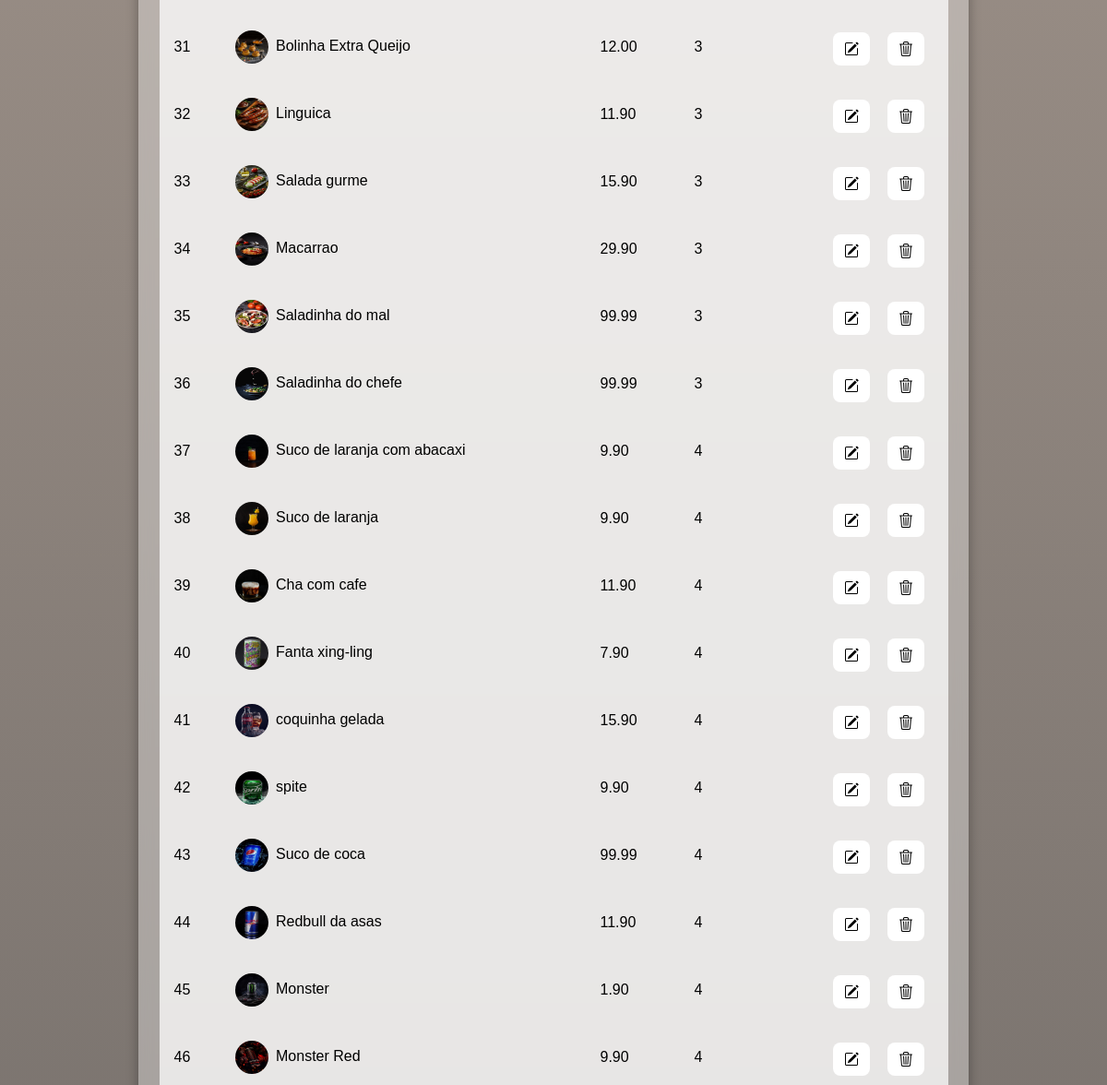
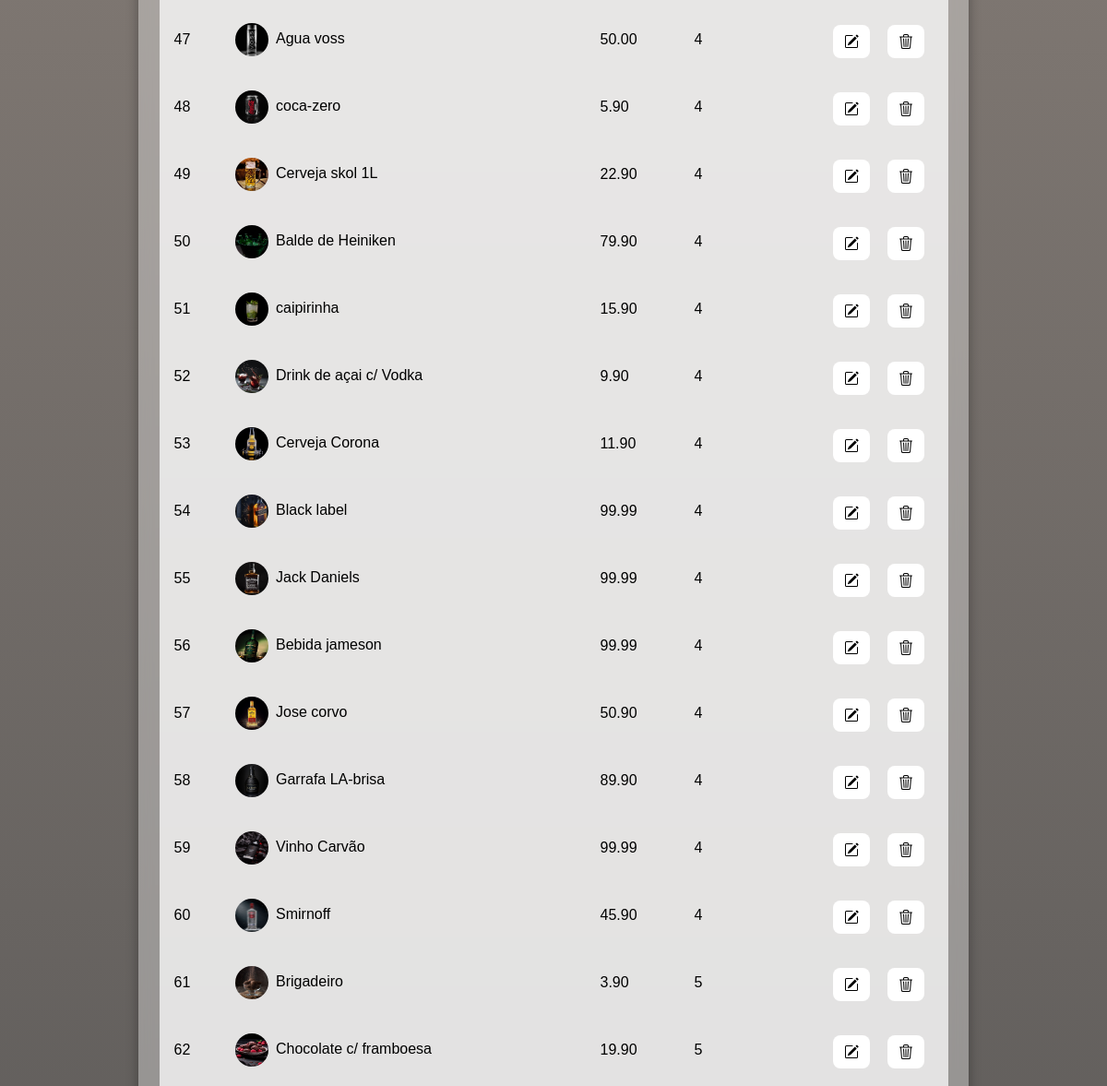
Before: /ListagemProdutos.php (middle part) with the older database file (2 pictures, top to bottom).
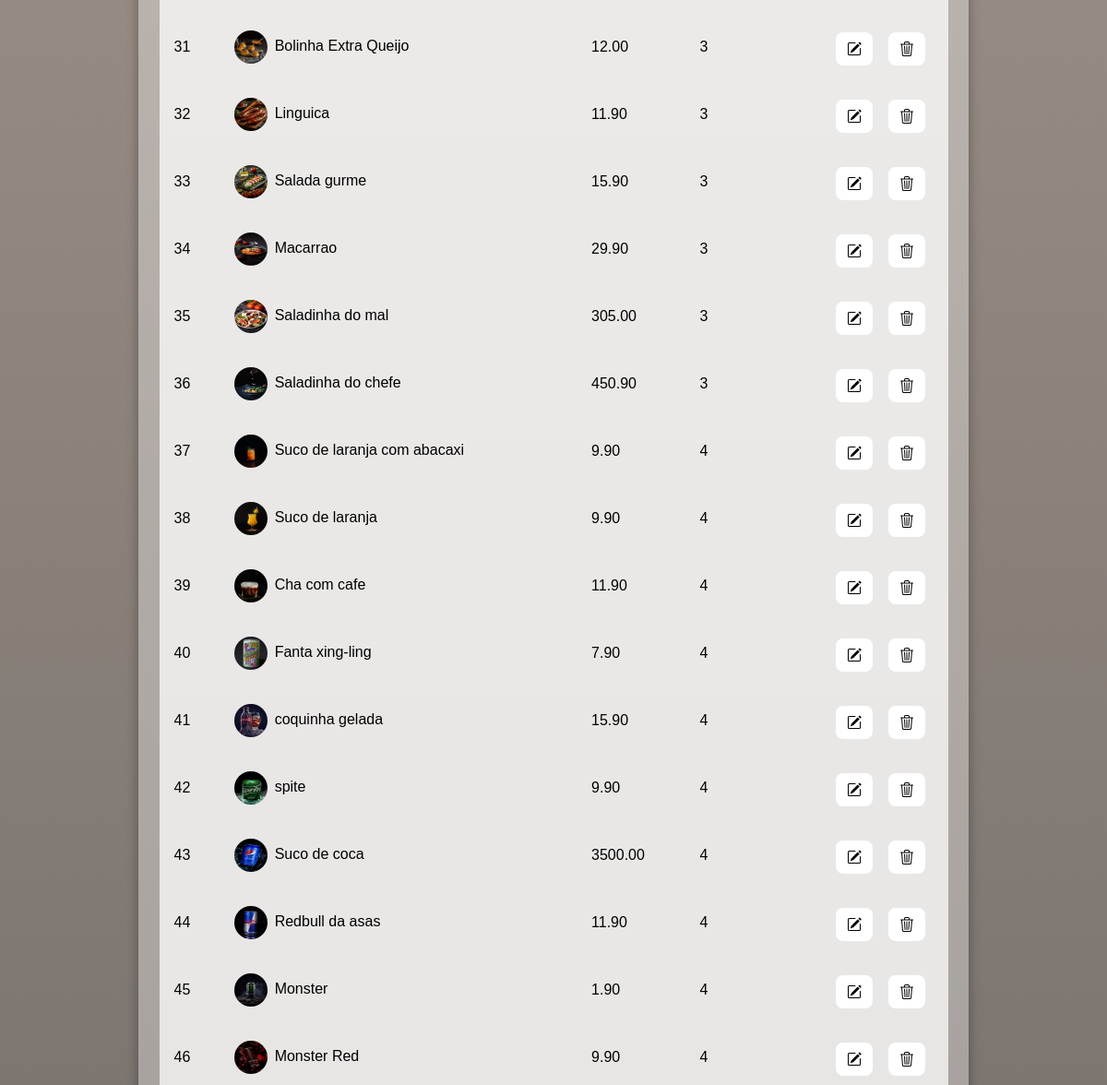
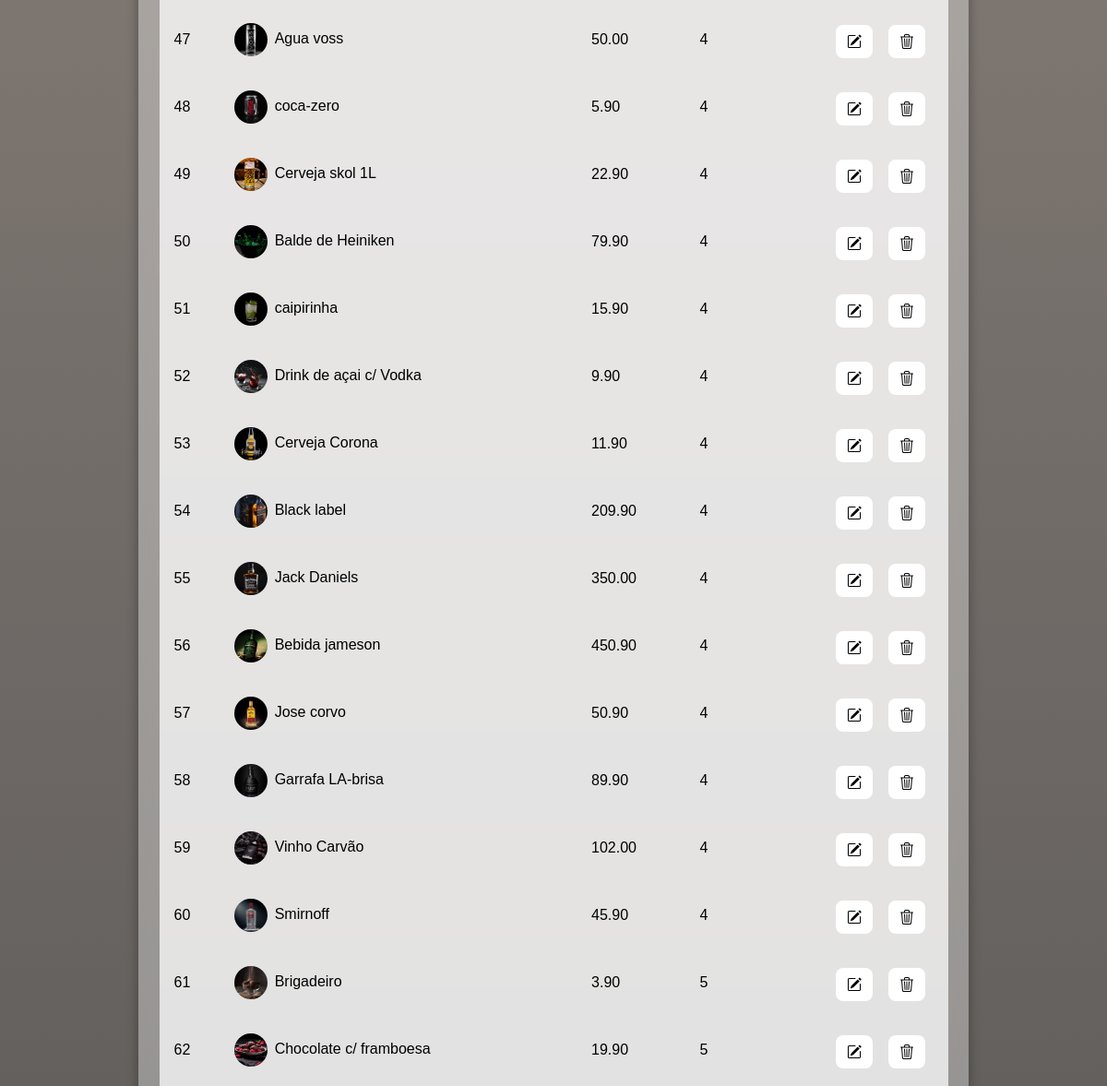
After: the same page with the newer database file (2 pictures, top to bottom).
### tables this page shows
CREATE TABLE tb_produtos (
    id INT AUTO_INCREMENT PRIMARY KEY,
    titulo VARCHAR(150),
    preco DECIMAL(6, 2),
    imagem VARCHAR(200),
    categoria INT,
    descricao VARCHAR(255)
);

### classe/Produto.php (called while the page is built, shortened)
<?php
class Produto
{
    public function ListarProdutos()
    {
        $conn = new PDO("mysql:host=62.72.62.1;dbname=u687609827_gui", "u687609827_gui", "Ou]Q||Jr^7H");
        $scriptListagemProduto = "SELECT * FROM tb_produtos";
        $resultadoListagemProduto = $conn->query($scriptListagemProduto)->fetchAll();
        return $resultadoListagemProduto;
    }
}

### ListagemProdutos.php (the view, shortened to what this page needs)
<?php
require './classe/Produto.php';
$produto = new Produto();
$dados = $produto->ListarProdutos();
?>
<!DOCTYPE html>
<html lang="pt-br">
<head>
    <link rel="stylesheet" href="assets/css/ListagemProdutos.css">
</head>
<body>
    <main class="table" id="customers_table">
        <section class="table__body">
            <table>
                <tbody>
                    <?php foreach ($dados as $valor) { ?>
                        <tr>
                            <td><?= $valor['id'] ?></td>
                            <td> <img src="<?= $valor['imagem'] ?>" alt="produto"><?= $valor['titulo'] ?></td>
                            <td><?= $valor['preco'] ?></td>
                            <td><?= $valor['categoria'] ?></td>
                            <td class="teste">
                                <a class="editProduto">
                                </a>
                                <a class="deleteProduto" href="ListagemProdutos.php?id_delete=<?= $valor['id'] ?>">
                                </a>
                            </td>
                        </tr>
                    <?php } ?>
                </tbody>
            </table>
        </section>
    </main>
</body>
</html>

Changed rows visible on the page:
changed tb_produtos "Saladinha do mal": preco "99.99" → "305.00"
changed tb_produtos "Saladinha do chefe": preco "99.99" → "450.90"
changed tb_produtos "Suco de coca": preco "99.99" → "3500.00"
changed tb_produtos "Black label": preco "99.99" → "209.90"
changed tb_produtos "Jack Daniels": preco "99.99" → "350.00"
changed tb_produtos "Bebida jameson": preco "99.99" → "450.90"
changed tb_produtos "Vinho Carvão": preco "99.99" → "102.00"
